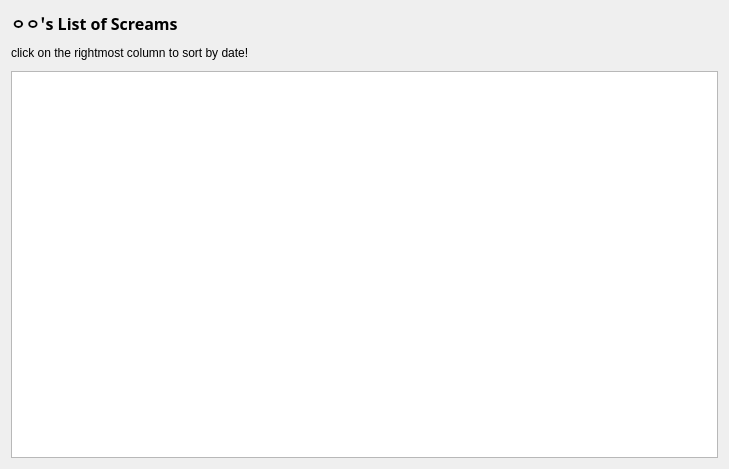
<?xml version="1.0" encoding="UTF-8"?>
<ui version="4.0">
 <class>jarPopup</class>
 <widget class="QDialog" name="jarPopup">
  <property name="geometry">
   <rect>
    <x>0</x>
    <y>0</y>
    <width>729</width>
    <height>469</height>
   </rect>
  </property>
  <property name="windowTitle">
   <string>Dialog</string>
  </property>
  <layout class="QVBoxLayout" name="verticalLayout_2">
   <property name="spacing">
    <number>11</number>
   </property>
   <item alignment="Qt::AlignmentFlag::AlignLeft">
    <widget class="QLabel" name="label">
     <property name="font">
      <font>
       <family>맑은 고딕</family>
       <pointsize>12</pointsize>
       <italic>false</italic>
       <bold>true</bold>
      </font>
     </property>
     <property name="styleSheet">
      <string notr="true">font: 700 12pt &quot;맑은 고딕&quot;;</string>
     </property>
     <property name="text">
      <string>ㅇㅇ's List of Screams</string>
     </property>
    </widget>
   </item>
   <item alignment="Qt::AlignmentFlag::AlignLeft">
    <widget class="QLabel" name="label_2">
     <property name="text">
      <string>click on the rightmost column to sort by date!</string>
     </property>
    </widget>
   </item>
   <item>
    <layout class="QVBoxLayout" name="verticalLayout">
     <item>
      <widget class="QTableView" name="screamTableView">
       <property name="sortingEnabled">
        <bool>true</bool>
       </property>
      </widget>
     </item>
    </layout>
   </item>
  </layout>
 </widget>
 <resources/>
 <connections/>
</ui>
